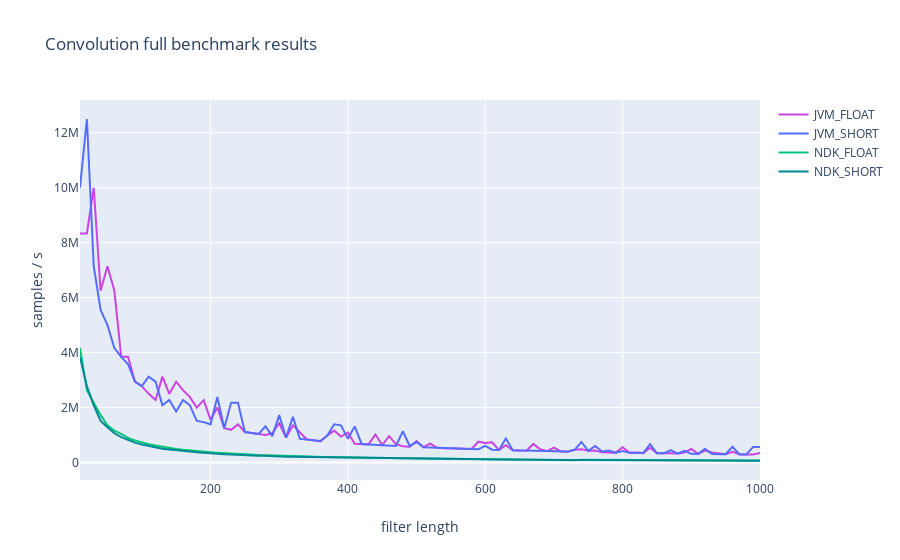

The code cell stored with this chart in its notebook:
### Markdown cell above
FIR filter was implemented from scratch. Kotlin implementation: 

```kotlin
class FIRFloat(private val coefs: FloatArray) {
    private val length: Int = coefs.size
    private val delayLine: FloatArray
    private var count = 0

    init {
        delayLine = FloatArray(length)
    }

    fun getOutputSample(inputSample: Float): Float {
        delayLine[count] = inputSample
        var result = 0.0F
        var index = count
        for (i in 0 until length) {
            result += coefs[i] * delayLine[index--]
            if (index < 0) index = length - 1
        }
        if (++count >= length) count = 0
        return result
    }
}
```

C++ implementation is analogous.

### Code cell
iplot({
    'data': [
        go.Scatter(**dict(
            x = convolution.T.index,
            y = convolution.T[env],
            mode = 'lines', # markers
            name = env.upper(),
            marker_color = colors[env]
        )) for env in ['jvm_float', 'jvm_short', 'ndk_float', 'ndk_short']
    ],
    'layout': go.Layout(title='Convolution full benchmark results', xaxis=dict(title='filter length'), yaxis=dict(title='samples / s'))
})
